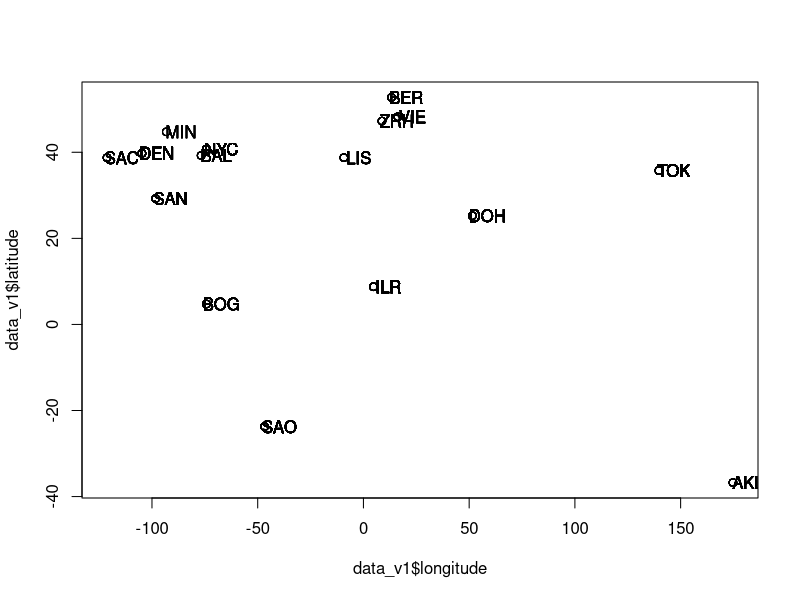
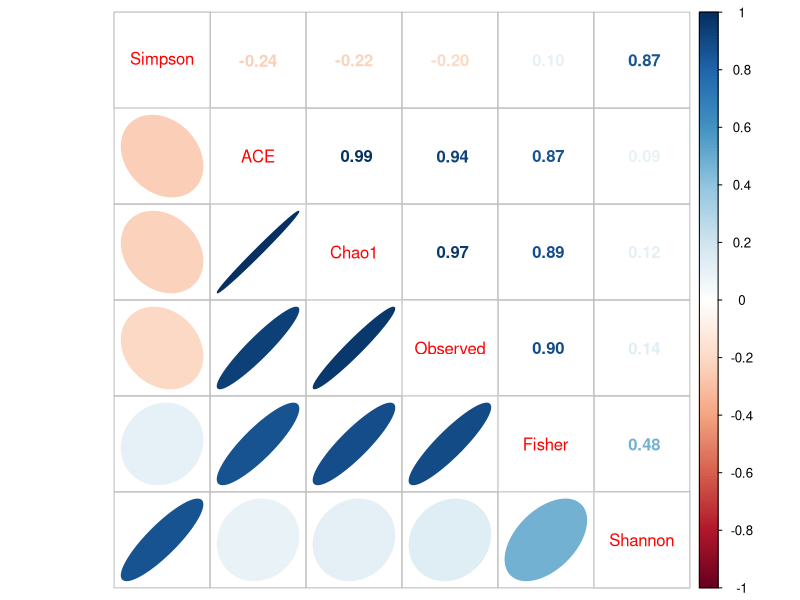

The R script that drew these images, in order:
library(leaps)
library(corrplot)

#   ____________________________________________________________________________
#   Read data                                                               ####

data_v1 = read.csv("regression_V1 - data.csv")

### . . . . . . . . . . . . . . . . . . . . . . . . . . . . . . . . . . . . . ..
### Simple check coordinates for which bioclim variables were extracted     ####

plot(data_v1$longitude, data_v1$latitude)
text(data_v1$longitude + 7, data_v1$latitude, data_v1$city)

### . . . . . . . . . . . . . . . . . . . . . . . . . . . . . . . . . . . . . ..
### Correlation analysis for alpha-biodiversity measures                    ####

covar = cor(data_v1[, c("Observed", "Chao1", "ACE", "Shannon",
                        "Simpson", "Fisher")])
corrplot.mixed(covar,
               lower = "ellipse",
               upper = "number",
               order = "AOE")

#   ____________________________________________________________________________
#   Multiple linear regression Chao1                                              ####

full.model = lm(
  Chao1 ~
    bio01 + bio02 + bio03 + bio04 + bio05 + bio06 + bio07 +
    bio08 + bio09 + bio10 + bio11 + bio12 + bio13 + bio14 +
    bio15 + bio16 + bio17 + bio18 + bio19 + year,
  data = data_v1
)
summary(full.model)

##  ............................................................................
##  Backward variable selection                                             ####

models.backward = regsubsets(
  Chao1 ~
    bio01 + bio02 + bio03 + bio04 + bio05 + bio06 + bio07 +
    bio08 + bio09 + bio10 + bio11 + bio12 + bio13 + bio14 +
    bio15 + bio16 + bio17 + bio18 + bio19 + year,
  data = data_v1,
  nvmax = 5,
  method = "backward"
)
summary(models.backward)

### . . . . . . . . . . . . . . . . . . . . . . . . . . . . . . . . . . . . . ..
### Fit best resulting model                                                ####

fit.backward = lm(Chao1 ~
                    bio01 + bio03 + bio04 + bio05 + bio07 +
                    bio08,
                  data = data_v1)
summary(fit.backward)

##  ............................................................................
##  Forward variable selection                                              ####

models.forward = regsubsets(
  Chao1 ~
    bio01 + bio02 + bio03 + bio04 + bio05 + bio06 + bio07 +
    bio08 + bio09 + bio10 + bio11 + bio12 + bio13 + bio14 +
    bio15 + bio16 + bio17 + bio18 + bio19 + year,
  data = data_v1,
  nvmax = 5,
  method = "forward"
)
summary(models.forward)

### . . . . . . . . . . . . . . . . . . . . . . . . . . . . . . . . . . . . . ..
### Fit best resulting model                                                ####

fit.forward = lm(Chao1 ~
                   bio03 + bio06 + bio07 + bio08 + bio11 +
                   year,
                 data = data_v1)
summary(fit.forward)

###############################################################################################

#   Multiple linear regression Shannon                                              ####

full.model = lm(
  Shannon ~
    bio01 + bio02 + bio03 + bio04 + bio05 + bio06 + bio07 +
    bio08 + bio09 + bio10 + bio11 + bio12 + bio13 + bio14 +
    bio15 + bio16 + bio17 + bio18 + bio19 + year,
  data = data_v1
)
summary(full.model)

##  ............................................................................
##  Backward variable selection                                             ####

models.backward = regsubsets(
  Shannon ~
    bio01 + bio02 + bio03 + bio04 + bio05 + bio06 + bio07 +
    bio08 + bio09 + bio10 + bio11 + bio12 + bio13 + bio14 +
    bio15 + bio16 + bio17 + bio18 + bio19 + year,
  data = data_v1,
  nvmax = 5,
  method = "backward"
)
summary(models.backward)

### . . . . . . . . . . . . . . . . . . . . . . . . . . . . . . . . . . . . . ..
### Fit best resulting model                                                ####

fit.backward = lm(Shannon ~
                    bio05 + bio07 + bio11 + bio12 + bio14 +
                    bio15,
                  data = data_v1)
summary(fit.backward)

##  ............................................................................
##  Forward variable selection                                              ####

models.forward = regsubsets(
  Shannon ~
    bio01 + bio02 + bio03 + bio04 + bio05 + bio06 + bio07 +
    bio08 + bio09 + bio10 + bio11 + bio12 + bio13 + bio14 +
    bio15 + bio16 + bio17 + bio18 + bio19 + year,
  data = data_v1,
  nvmax = 5,
  method = "forward"
)
summary(models.forward)

### . . . . . . . . . . . . . . . . . . . . . . . . . . . . . . . . . . . . . ..
### Fit best resulting model                                                ####

fit.forward = lm(Shannon ~
                   bio02 + bio03 + bio07 + bio08 + bio10 + bio19 +
                   year,
                 data = data_v1)
summary(fit.forward)

###############################################################################################

#   Multiple linear regression Simpson                                             ####

full.model = lm(
  Simpson ~
    bio01 + bio02 + bio03 + bio04 + bio05 + bio06 + bio07 +
    bio08 + bio09 + bio10 + bio11 + bio12 + bio13 + bio14 +
    bio15 + bio16 + bio17 + bio18 + bio19 + year,
  data = data_v1
)
summary(full.model)

##  ............................................................................
##  Backward variable selection                                             ####

models.backward = regsubsets(
  Simpson ~
    bio01 + bio02 + bio03 + bio04 + bio05 + bio06 + bio07 +
    bio08 + bio09 + bio10 + bio11 + bio12 + bio13 + bio14 +
    bio15 + bio16 + bio17 + bio18 + bio19 + year,
  data = data_v1,
  nvmax = 5,
  method = "backward"
)
summary(models.backward)

### . . . . . . . . . . . . . . . . . . . . . . . . . . . . . . . . . . . . . ..
### Fit best resulting model                                                ####

fit.backward = lm(Simpson ~
                    bio05 + bio06 + bio07 + bio08 + bio13 +
                    bio15,
                  data = data_v1)
summary(fit.backward)

##  ............................................................................
##  Forward variable selection                                              ####

models.forward = regsubsets(
  Simpson ~
    bio01 + bio02 + bio03 + bio04 + bio05 + bio06 + bio07 +
    bio08 + bio09 + bio10 + bio11 + bio12 + bio13 + bio14 +
    bio15 + bio16 + bio17 + bio18 + bio19 + year,
  data = data_v1,
  nvmax = 5,
  method = "forward"
)
summary(models.forward)

### . . . . . . . . . . . . . . . . . . . . . . . . . . . . . . . . . . . . . ..
### Fit best resulting model                                                ####

fit.forward = lm(Simpson ~
                   bio02 + bio03 + bio04 + bio18 + bio19 + 
                   year,
                 data = data_v1)
summary(fit.forward)

###############################################################################################

#   Multiple linear regression Fisher                                            ####

full.model = lm(
  Fisher ~
    bio01 + bio02 + bio03 + bio04 + bio05 + bio06 + bio07 +
    bio08 + bio09 + bio10 + bio11 + bio12 + bio13 + bio14 +
    bio15 + bio16 + bio17 + bio18 + bio19 + year,
  data = data_v1
)
summary(full.model)

##  ............................................................................
##  Backward variable selection                                             ####

models.backward = regsubsets(
  Fisher ~
    bio01 + bio02 + bio03 + bio04 + bio05 + bio06 + bio07 +
    bio08 + bio09 + bio10 + bio11 + bio12 + bio13 + bio14 +
    bio15 + bio16 + bio17 + bio18 + bio19 + year,
  data = data_v1,
  nvmax = 5,
  method = "backward"
)
summary(models.backward)

### . . . . . . . . . . . . . . . . . . . . . . . . . . . . . . . . . . . . . ..
### Fit best resulting model                                                ####

fit.backward = lm(Fisher ~
                    bio05 + bio07 + bio11 + bio12 + bio14 +
                    bio15,
                  data = data_v1)
summary(fit.backward)

##  ............................................................................
##  Forward variable selection                                              ####

models.forward = regsubsets(
  Fisher ~
    bio01 + bio02 + bio03 + bio04 + bio05 + bio06 + bio07 +
    bio08 + bio09 + bio10 + bio11 + bio12 + bio13 + bio14 +
    bio15 + bio16 + bio17 + bio18 + bio19 + year,
  data = data_v1,
  nvmax = 5,
  method = "forward"
)
summary(models.forward)

### . . . . . . . . . . . . . . . . . . . . . . . . . . . . . . . . . . . . . ..
### Fit best resulting model                                                ####

fit.forward = lm(Fisher ~
                   bio03 + bio06 + bio08 + bio11 + bio19 + 
                   year,
                 data = data_v1)
summary(fit.forward)
###############################################################################################

#   Multiple linear regression Observed                                            ####

full.model = lm(
  Observed ~
    bio01 + bio02 + bio03 + bio04 + bio05 + bio06 + bio07 +
    bio08 + bio09 + bio10 + bio11 + bio12 + bio13 + bio14 +
    bio15 + bio16 + bio17 + bio18 + bio19 + year,
  data = data_v1
)
summary(full.model)

##  ............................................................................
##  Backward variable selection                                             ####

models.backward = regsubsets(
  Observed ~
    bio01 + bio02 + bio03 + bio04 + bio05 + bio06 + bio07 +
    bio08 + bio09 + bio10 + bio11 + bio12 + bio13 + bio14 +
    bio15 + bio16 + bio17 + bio18 + bio19 + year,
  data = data_v1,
  nvmax = 5,
  method = "backward"
)
summary(models.backward)

### . . . . . . . . . . . . . . . . . . . . . . . . . . . . . . . . . . . . . ..
### Fit best resulting model                                                ####

fit.backward = lm(Observed ~
                    bio03 + bio05 + bio07 + bio08 + bio11 +
                    bio15,
                  data = data_v1)
summary(fit.backward)

##  ............................................................................
##  Forward variable selection                                              ####

models.forward = regsubsets(
  Observed ~
    bio01 + bio02 + bio03 + bio04 + bio05 + bio06 + bio07 +
    bio08 + bio09 + bio10 + bio11 + bio12 + bio13 + bio14 +
    bio15 + bio16 + bio17 + bio18 + bio19 + year,
  data = data_v1,
  nvmax = 5,
  method = "forward"
)
summary(models.forward)

### . . . . . . . . . . . . . . . . . . . . . . . . . . . . . . . . . . . . . ..
### Fit best resulting model                                                ####

fit.forward = lm(Observed ~
                   bio03 + bio06 + bio08 + bio10 + bio11 + 
                   year,
                 data = data_v1)
summary(fit.forward)

###############################################################################################

#   Multiple linear regression ACE                                            ####

full.model = lm(
  ACE ~
    bio01 + bio02 + bio03 + bio04 + bio05 + bio06 + bio07 +
    bio08 + bio09 + bio10 + bio11 + bio12 + bio13 + bio14 +
    bio15 + bio16 + bio17 + bio18 + bio19 + year,
  data = data_v1
)
summary(full.model)

##  ............................................................................
##  Backward variable selection                                             ####

models.backward = regsubsets(
  ACE ~
    bio01 + bio02 + bio03 + bio04 + bio05 + bio06 + bio07 +
    bio08 + bio09 + bio10 + bio11 + bio12 + bio13 + bio14 +
    bio15 + bio16 + bio17 + bio18 + bio19 + year,
  data = data_v1,
  nvmax = 5,
  method = "backward"
)
summary(models.backward)

### . . . . . . . . . . . . . . . . . . . . . . . . . . . . . . . . . . . . . ..
### Fit best resulting model                                                ####

fit.backward = lm(ACE ~
                    bio01 + bio03 + bio04 + bio05 + bio07 +
                    bio08,
                  data = data_v1)
summary(fit.backward)

##  ............................................................................
##  Forward variable selection                                              ####

models.forward = regsubsets(
  ACE ~
    bio01 + bio02 + bio03 + bio04 + bio05 + bio06 + bio07 +
    bio08 + bio09 + bio10 + bio11 + bio12 + bio13 + bio14 +
    bio15 + bio16 + bio17 + bio18 + bio19 + year,
  data = data_v1,
  nvmax = 5,
  method = "forward"
)
summary(models.forward)

### . . . . . . . . . . . . . . . . . . . . . . . . . . . . . . . . . . . . . ..
### Fit best resulting model                                                ####

fit.forward = lm(ACE ~
                   bio03 + bio06 + bio07 + bio08 + bio11 + 
                   year,
                 data = data_v1)
summary(fit.forward)
